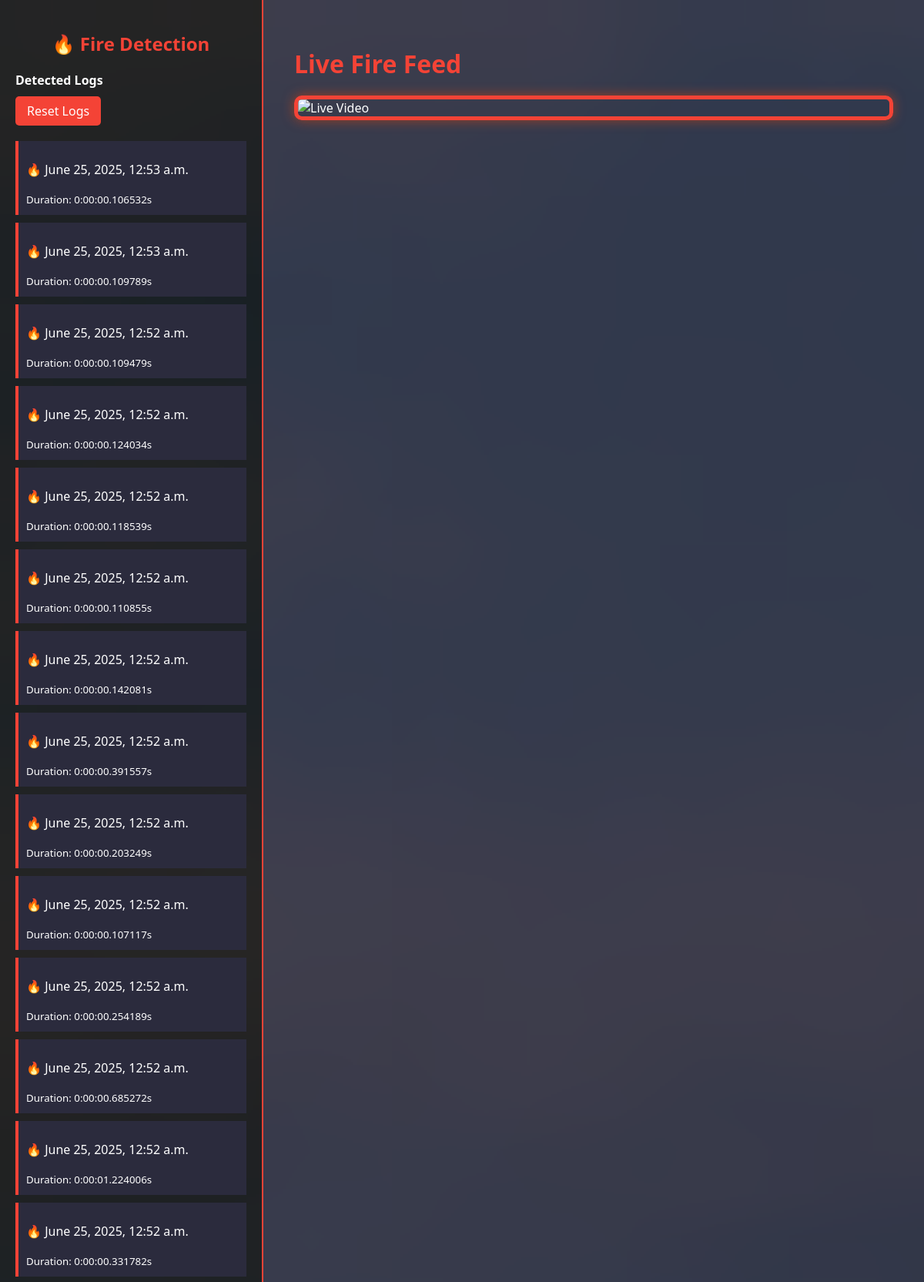
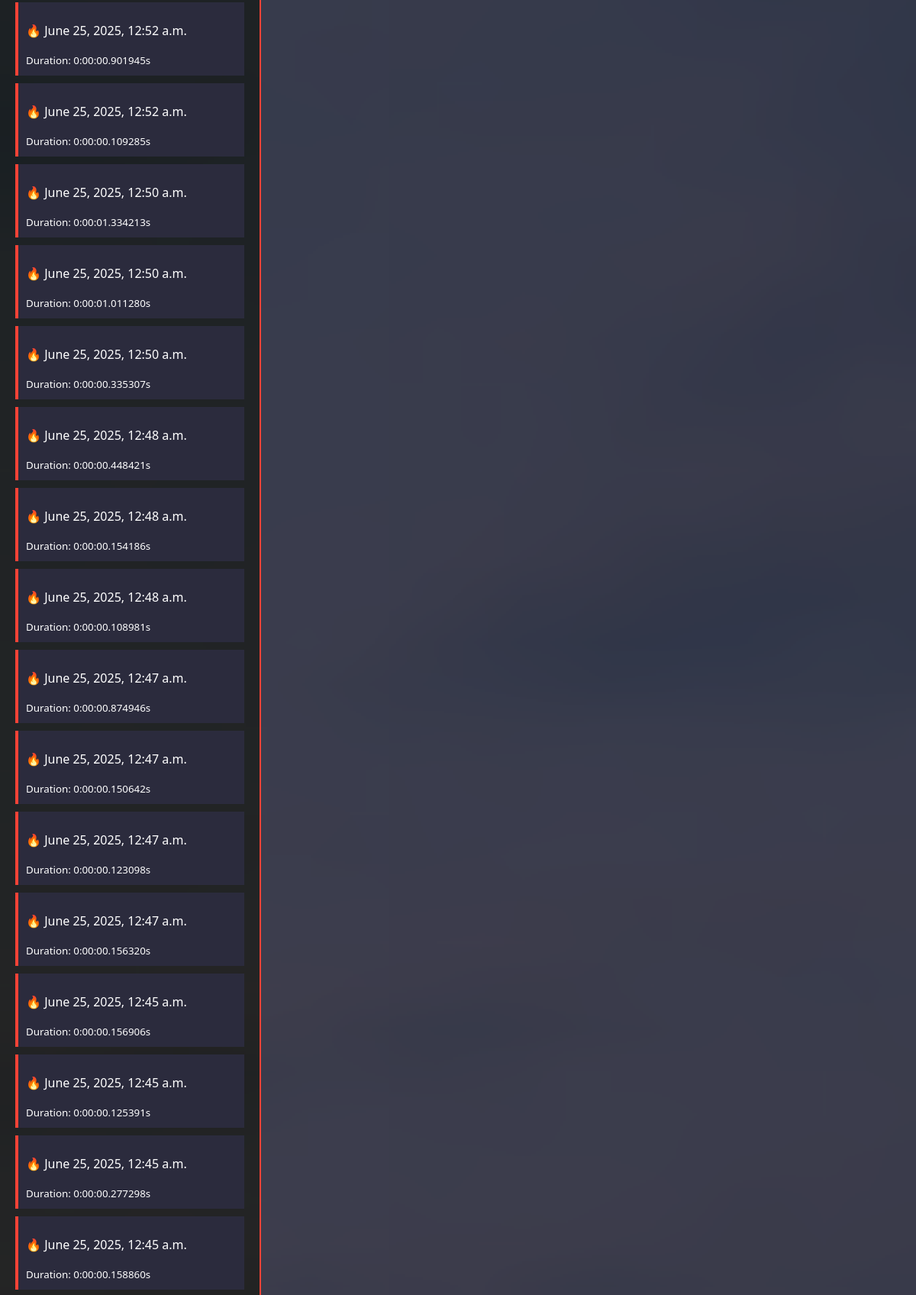
The page / (upper part) on the database its author committed (2 pictures, top to bottom).
### detector/models.py (models this page shows, shortened)
class FireEvent(models.Model):
    detected_at = models.DateTimeField(auto_now_add=True)
    duration = models.DurationField()

### detector/views.py (the view)
# urls.py: path('', views.index, name='index'),
def index(request):
    logs = FireEvent.objects.all().order_by('-detected_at')
    return render(request, 'detector/index.html', {'logs': logs})

### detector/templates/detector/index.html (shortened to what this page needs)
{% load static %}
<!DOCTYPE html>
<html lang="en">
<head>
    <link rel="stylesheet" href="{% static 'css/style.css' %}">
</head>
<body>
    <div class="container">
        <aside class="sidebar">
            <h2>🔥 Fire Detection</h2>
            <ul>
                <li><strong>Detected Logs</strong></li>
                <li><a href="{% url 'reset_logs' %}" class="reset-btn">Reset Logs</a></li>
            </ul>
            <div class="logs">
                {% for log in logs %}
                    <div class="log-entry">
                        <p>🔥 {{ log.detected_at }}</p>
                        <small>Duration: {{ log.duration }}s</small>
                    </div>
                {% empty %}
                    <p>No logs yet.</p>
                {% endfor %}
            </div>
        </aside>
        <main class="content">
            <h1>Live Fire Feed</h1>
            <div class="video-container">
                <img src="{% url 'video_feed' %}" alt="Live Video" />
            </div>
        </main>
    </div>
</body>
</html>

### static/css/style.css (style rules this page uses)
body { margin: 0; font-family: 'Segoe UI', sans-serif; background: url('../images/fire-bg.jpg') no-repeat center center fixed; background-size: cover; color: #fff; }
.container { display: flex; height: 100vh; }
.sidebar { width: 300px; background-color: rgba(0, 0, 0, 0.85); padding: 20px; overflow-y: auto; border-right: 2px solid #f44336; }
.sidebar h2 { text-align: center; color: #f44336; }
.sidebar ul { list-style-type: none; padding: 0; margin-top: 20px; }
.sidebar ul li { margin-bottom: 10px; }
.reset-btn { display: inline-block; padding: 8px 15px; background-color: #f44336; border-radius: 5px; text-decoration: none; color: #fff; transition: background-color 0.3s ease; }
.logs { margin-top: 20px; }
.log-entry { padding: 10px; margin-bottom: 10px; background-color: #2b2b3d; border-left: 4px solid #f44336; }
.content { flex: 1; padding: 40px; background-color: rgba(30, 30, 47, 0.85); }
.content h1 { color: #f44336; margin-bottom: 20px; }
.video-container { border: 5px solid #f44336; border-radius: 10px; overflow: hidden; box-shadow: 0 0 15px rgba(255, 69, 0, 0.5); }
.video-container img { width: 1090px; height: 600px; }

### rows shown on the page
FireEvent: detected_at "June 25, 2025, 12:53 a.m.", duration "0:00:00.106532"
FireEvent: detected_at "June 25, 2025, 12:53 a.m.", duration "0:00:00.109789"
FireEvent: detected_at "June 25, 2025, 12:52 a.m.", duration "0:00:00.109479"
FireEvent: detected_at "June 25, 2025, 12:52 a.m.", duration "0:00:00.124034"
FireEvent: detected_at "June 25, 2025, 12:52 a.m.", duration "0:00:00.118539"
FireEvent: detected_at "June 25, 2025, 12:52 a.m.", duration "0:00:00.110855"
FireEvent: detected_at "June 25, 2025, 12:52 a.m.", duration "0:00:00.142081"
FireEvent: detected_at "June 25, 2025, 12:52 a.m.", duration "0:00:00.391557"
FireEvent: detected_at "June 25, 2025, 12:52 a.m.", duration "0:00:00.203249"
FireEvent: detected_at "June 25, 2025, 12:52 a.m.", duration "0:00:00.107117"
FireEvent: detected_at "June 25, 2025, 12:52 a.m.", duration "0:00:00.254189"
FireEvent: detected_at "June 25, 2025, 12:52 a.m.", duration "0:00:00.685272"
FireEvent: detected_at "June 25, 2025, 12:52 a.m.", duration "0:00:01.224006"
FireEvent: detected_at "June 25, 2025, 12:52 a.m.", duration "0:00:00.331782"
FireEvent: detected_at "June 25, 2025, 12:52 a.m.", duration "0:00:00.901945"
FireEvent: detected_at "June 25, 2025, 12:52 a.m.", duration "0:00:00.109285"
FireEvent: detected_at "June 25, 2025, 12:50 a.m.", duration "0:00:01.334213"
FireEvent: detected_at "June 25, 2025, 12:50 a.m.", duration "0:00:01.011280"
FireEvent: detected_at "June 25, 2025, 12:50 a.m.", duration "0:00:00.335307"
FireEvent: detected_at "June 25, 2025, 12:48 a.m.", duration "0:00:00.448421"
FireEvent: detected_at "June 25, 2025, 12:48 a.m.", duration "0:00:00.154186"
FireEvent: detected_at "June 25, 2025, 12:48 a.m.", duration "0:00:00.108981"
FireEvent: detected_at "June 25, 2025, 12:47 a.m.", duration "0:00:00.874946"
FireEvent: detected_at "June 25, 2025, 12:47 a.m.", duration "0:00:00.150642"
FireEvent: detected_at "June 25, 2025, 12:47 a.m.", duration "0:00:00.123098"
FireEvent: detected_at "June 25, 2025, 12:47 a.m.", duration "0:00:00.156320"
FireEvent: detected_at "June 25, 2025, 12:45 a.m.", duration "0:00:00.156906"
FireEvent: detected_at "June 25, 2025, 12:45 a.m.", duration "0:00:00.125391"
FireEvent: detected_at "June 25, 2025, 12:45 a.m.", duration "0:00:00.277298"
FireEvent: detected_at "June 25, 2025, 12:45 a.m.", duration "0:00:00.158860"
